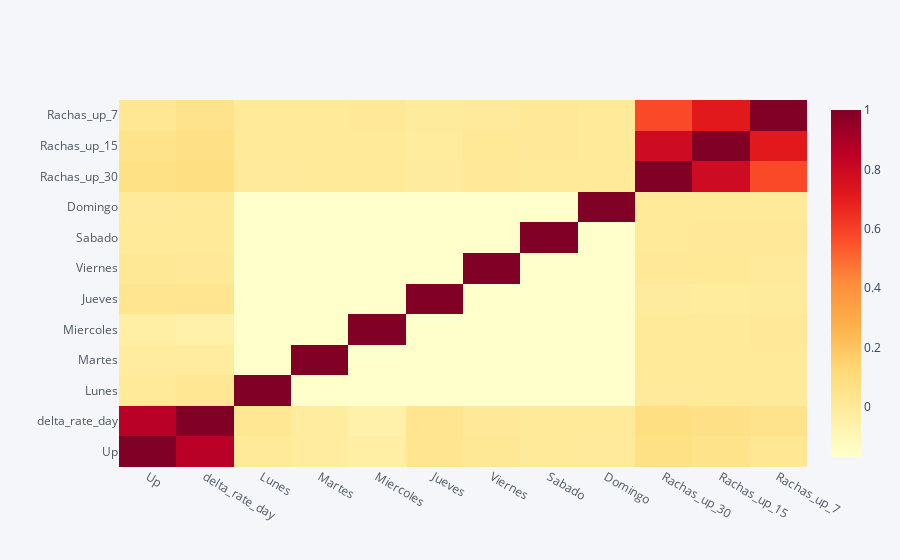

Here is the notebook cell this chart was saved with:
### Code cell
df[['Up','delta_rate_day','Lunes', 'Martes', 
    'Miercoles', 'Jueves', 'Viernes', 'Sabado', 
    'Domingo']+[x for x in df if x.startswith('Rachas')]].corr(method='spearman').iplot(kind='heatmap',colorscale='ylorrd')

### Figure 1 — Plotly figure (JSON) as saved in the notebook; plotly's stock layout.template omitted (floating-point values rounded to 4 significant figures; data arrays with more than 128 entries replaced by an {"elided": "..."} marker saying what was removed)
{"data": [{"colorscale": [[0, "rgb(255,255,204)"], [0.125, "rgb(255,237,160)"], [0.25, "rgb(254,217,118)"], [0.375, "rgb(254,178,76)"], [0.5, "rgb(253,141,60)"], [0.625, "rgb(252,78,42)"], [0.75, "rgb(227,26,28)"], [0.875, "rgb(189,0,38)"], [1, "rgb(128,0,38)"]], "type": "heatmap", "x": ["Up", "delta_rate_day", "Lunes", "Martes", "Miercoles", "Jueves", "Viernes", "Sabado", "Domingo", "Rachas_up_30", "Rachas_up_15", "Rachas_up_7"], "y": ["Up", "delta_rate_day", "Lunes", "Martes", "Miercoles", "Jueves", "Viernes", "Sabado", "Domingo", "Rachas_up_30", "Rachas_up_15", "Rachas_up_7"], "z": {"elided": "12x12 float values"}, "zmax": 1, "zmin": -0.168}], "layout": {"legend": {"bgcolor": "#F5F6F9", "font": {"color": "#4D5663"}}, "paper_bgcolor": "#F5F6F9", "plot_bgcolor": "#F5F6F9", "title": {"font": {"color": "#4D5663"}}, "xaxis": {"gridcolor": "#E1E5ED", "showgrid": true, "tickfont": {"color": "#4D5663"}, "title": {"font": {"color": "#4D5663"}, "text": ""}, "zerolinecolor": "#E1E5ED"}, "yaxis": {"gridcolor": "#E1E5ED", "showgrid": true, "tickfont": {"color": "#4D5663"}, "title": {"font": {"color": "#4D5663"}, "text": ""}, "zerolinecolor": "#E1E5ED"}}}
